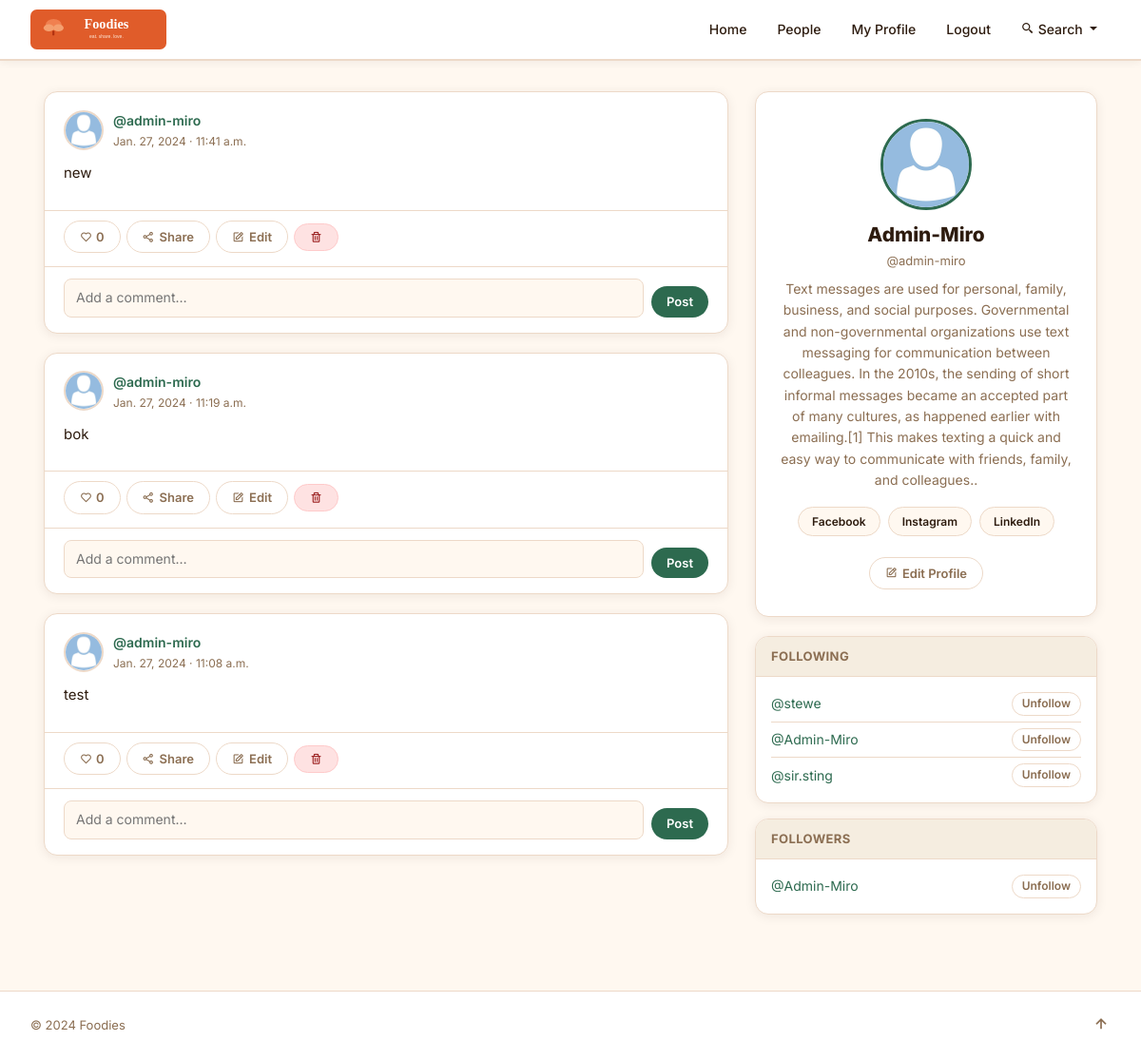
The app's page /profile/1 (signed in), older data.
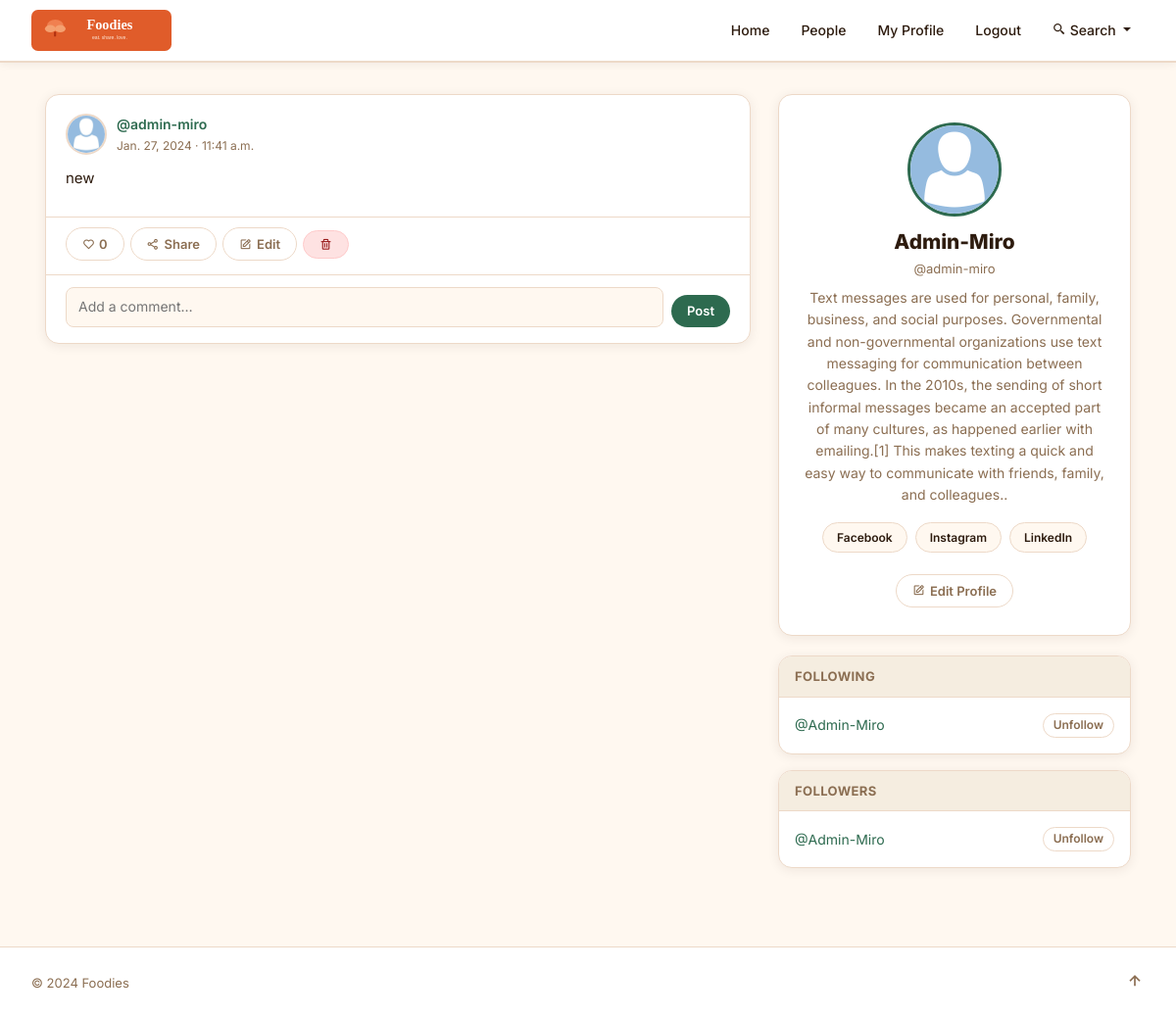
The same page, newer data.
### blog/models.py (models this page shows, shortened)
class Post(models.Model):
    user = models.ForeignKey(
        User, related_name="posts",
        on_delete=models.DO_NOTHING
    )
    body = models.CharField(max_length=200)
    post_image = models.FileField(upload_to='posts/', null=True, blank=True)
    created_at = models.DateTimeField(auto_now_add=True)
    likes = models.ManyToManyField(User, related_name="post_likes", blank=True)
    def number_of_likes(self):
        return self.likes.count()

class Profile(models.Model):
    user = models.OneToOneField(User, on_delete=models.CASCADE)
    follows = models.ManyToManyField("self",
        related_name="followed_by",
        symmetrical=False,
        blank=True)
    profile_image = models.ImageField(upload_to='profiles/', null=True, blank=True)
    date_modified = models.DateTimeField(auto_now=True )
    profile_bio = models.TextField(null=True, blank=True, max_length=500)
    facebook_link = models.CharField(null=True, blank=True, max_length=100)
    homepage_link = models.CharField(null=True, blank=True, max_length=100)
    instagram_link = models.CharField(null=True, blank=True, max_length=100)
    linkedin_link = models.CharField(null=True, blank=True, max_length=100)
    def __str__(self):
        return self.user.username

### blog/views.py (the view, shortened to what this page needs)
# urls.py: path('profile/<int:pk>',views.profile, name='profile'),
def profile(request, pk):
    if request.user.is_authenticated:
        profile = Profile.objects.get(user_id=pk)
        posts = Post.objects.filter(user_id=pk).order_by("-created_at")
        comment_form = CommentForm()
        return render(request, "blog/profile.html", {"profile": profile, "posts": posts, "comment_form": comment_form})
    else:
        messages.success(request, "You Must Be Logged In To View This Page...")
        return redirect('blog-home')

### blog/forms.py
class CommentForm(forms.ModelForm):
    text = forms.CharField(
        required=True,
        widget=forms.Textarea(
            attrs={
                "placeholder": "Enter Your Comment",
                "class": "form-control",
                "rows": 2,
            }
        ),
        label="",
    )
    class Meta:
        model = Comment
        fields = ("text",)

### blog/templates/blog/profile.html (shortened to what this page needs)
{% extends "blog/base.html" %}
{% load static %}
{% block content %}
<div class="page-container">
  {% if profile %}
  <div class="feed-grid">
    <main>
      {% if posts %}
        {% for post in posts %}
        <article class="post-card">
          <div class="post-card__body">
            <div class="post-card__meta">
              {% if post.user.profile.profile_image %}
                <img src="{{ post.user.profile.profile_image.url }}"
                     class="post-card__avatar" alt="{{ post.user.username }}">
              {% else %}
                <img src="{% static 'images/default.jpg' %}"
                     class="post-card__avatar" alt="Avatar">
              {% endif %}
              <div>
                <a class="post-card__author" href="{% url 'profile' post.user.id %}">
                  @{{ post.user.username|lower }}
                </a>
                <div class="post-card__date">{{ post.created_at|date:"N j, Y · g:i a" }}</div>
              </div>
            </div>
            <p class="post-card__text">{{ post.body }}</p>
          </div>
          <div class="post-card__actions">
            {% if user in post.likes.all %}
              <a href="{% url 'post_like' post.id %}" class="btn btn-primary" style="gap:4px;">
                <i class='bx bxs-heart'></i> {{ post.number_of_likes }}
              </a>
            {% else %}
              <a href="{% url 'post_like' post.id %}" class="btn btn-ghost" style="gap:4px;">
                <i class='bx bx-heart'></i> {{ post.number_of_likes }}
              </a>
            {% endif %}
            <a href="{% url 'post_show' post.id %}" class="btn btn-ghost">
              <i class='bx bx-share-alt'></i> Share
            </a>
            {% if request.user.username == post.user.username %}
              <a href="{% url 'edit_post' post.id %}" class="btn btn-ghost">
                <i class='bx bx-edit'></i> Edit
              </a>
              <a href="{% url 'delete_post' post.id %}" class="btn btn-danger">
                <i class='bx bx-trash'></i>
              </a>
            {% endif %}
          </div>
          {% if user.is_authenticated %}
          <div class="comment-form">
            <form method="POST" action="{% url 'profile' profile.user.id %}"
                  style="display:flex;gap:8px;width:100%;align-items:flex-end;">
              <input type="text" name="text" placeholder="Add a comment…" required>
              <button type="submit" class="btn btn-primary">Post</button>
            </form>
          </div>
          {% endif %}
        </article>
        {% endfor %}
      {% else %}
        <div class="post-card" style="padding:32px;text-align:center;color:var(--muted);">
          No posts yet.
        </div>
      {% endif %}
    </main>
    <aside class="sidebar">
      <div class="profile-header">
        {% if profile.profile_image %}
          <img src="{{ profile.profile_image.url }}" class="profile-avatar" alt="{{ profile.user.username }}">
        {% else %}
          <img src="{% static 'images/default.jpg' %}" class="profile-avatar" alt="Avatar">
        {% endif %}
        <h2 class="profile-username">{{ profile.user.username }}</h2>
        <p style="color:var(--muted);font-size:13px;margin:0;">@{{ profile.user.username|lower }}</p>
        {% if profile.profile_bio %}
          <p class="profile-bio">{{ profile.profile_bio }}</p>
        {% endif %}
        {% if profile.homepage_link or profile.facebook_link or profile.instagram_link or profile.linkedin_link %}
        <div class="profile-links">
          {% if profile.facebook_link %}
            <a href="{{ profile.facebook_link }}" target="_blank" class="profile-link-btn">Facebook</a>
          {% endif %}
          {% if profile.instagram_link %}
            <a href="{{ profile.instagram_link }}" target="_blank" class="profile-link-btn">Instagram</a>
          {% endif %}
          {% if profile.linkedin_link %}
            <a href="{{ profile.linkedin_link }}" target="_blank" class="profile-link-btn">LinkedIn</a>
          {% endif %}
        </div>
        {% endif %}
        {% if request.user.id == profile.user.id %}
          <a href="{% url 'update_user' %}" class="btn btn-ghost" style="margin-top:8px;">
            <i class='bx bx-edit'></i> Edit Profile
          </a>
        {% endif %}
      </div>
      <div class="follow-card">
        <div class="follow-card__title">Following</div>
        <div class="follow-card__list">
          {% for following in profile.follows.all %}
          <div class="follow-item">
            <a href="{% url 'profile' following.user.id %}">@{{ following }}</a>
            {% if request.user.is_authenticated and request.user.id == profile.user.id %}
              <a href="{% url 'unfollow' following.user.id %}" class="btn btn-ghost" style="padding:3px 10px;font-size:12px;">Unfollow</a>
            {% endif %}
          </div>
          {% empty %}
            <p style="color:var(--muted);font-size:13px;margin:4px 0;">Not following anyone yet.</p>
          {% endfor %}
        </div>
      </div>
      <div class="follow-card">
        <div class="follow-card__title">Followers</div>
        <div class="follow-card__list">
          {% for follower in profile.followed_by.all %}
          <div class="follow-item">
            <a href="{% url 'profile' follower.user.id %}">@{{ follower }}</a>
            {% if follower in profile.follows.all %}
              <a href="{% url 'unfollow' follower.user.id %}" class="btn btn-ghost" style="padding:3px 10px;font-size:12px;">Unfollow</a>
            {% else %}
              <a href="{% url 'follow' follower.user.id %}" class="btn btn-sage" style="padding:3px 10px;font-size:12px;">Follow</a>
            {% endif %}
          </div>
          {% empty %}
            <p style="color:var(--muted);font-size:13px;margin:4px 0;">No followers yet.</p>
          {% endfor %}
        </div>
      </div>
    </aside>
  </div>
  {% endif %}
</div>
{% endblock content %}

### blog/templates/blog/base.html (shortened to what this page needs)
{% load static %}
<!DOCTYPE html>
<html lang="en">
<head>
  <link href="https://cdn.jsdelivr.net/npm/bootstrap@5.3.2/dist/css/bootstrap.min.css" rel="stylesheet">
  <link href="https://unpkg.com/boxicons@2.1.4/css/boxicons.min.css" rel="stylesheet">
  <link rel="stylesheet" href="{% static 'style.css' %}">
</head>
<body>
<header class="navbar" id="main-navbar">
  <a href="{% url 'blog-home' %}" class="logo" style="text-decoration:none;">
    <img src="{% static 'images/foodies_logo_banner.svg' %}" alt="Foodies" style="height:42px;width:auto;">
  </a>
  <nav class="navbar-links" id="navbar-links">
    <ul class="nav-ul">
      <li class="nav-li"><a class="nav-link" href="{% url 'blog-home' %}">Home</a></li>
      <li class="nav-li"><a class="nav-link" href="{% url 'profile_list' %}">People</a></li>
      {% if user.is_authenticated %}
        <li class="nav-li"><a class="nav-link" href="{% url 'profile' request.user.id %}">My Profile</a></li>
        <li class="nav-li"><a class="nav-link" href="{% url 'logout' %}">Logout</a></li>
      {% endif %}
      <li class="nav-item dropdown nav-li">
        <a class="nav-link dropdown-toggle" href="#" role="button">
          <i class='bx bx-search-alt-2'></i> Search
        </a>
      </li>
    </ul>
  </nav>
</header>
{% block content %}{% endblock %}
<footer class="footer">
  <div class="footer-text"><p>&copy; 2024 Foodies</p></div>
  <div class="footer-iconTop">
    <a href="#" title="Back to top"><i class='bx bx-up-arrow-alt'></i></a>
  </div>
</footer>
</body>
</html>

Row changes from the older to the newer data that the page shows:
removed Post: user.username "admin-miro", created_at "Jan. 27, 2024 · 11:19 a.m.", body "bok", number_of_likes "0", shows "Edit"
removed Post: user.username "admin-miro", created_at "Jan. 27, 2024 · 11:08 a.m.", body "test", number_of_likes "0", shows "Edit"
removed Profile: user.username "stewe", shown under "Admin-Miro"
removed Profile: user.username "sir.sting", shown under "Admin-Miro"
